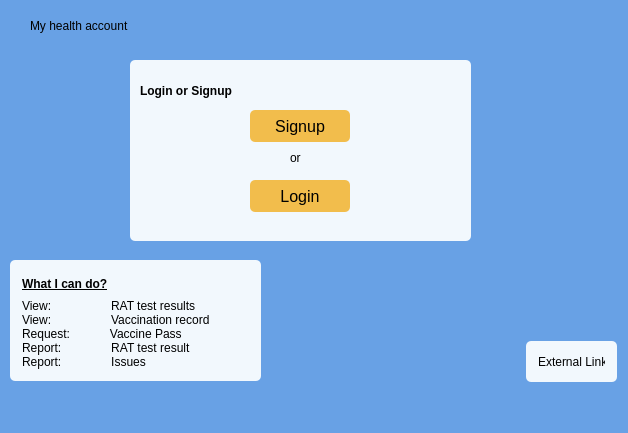
<?xml version="1.0" encoding="UTF-8"?>
<ui version="4.0">
 <class>LandingPage</class>
 <widget class="QMainWindow" name="LandingPage">
  <property name="geometry">
   <rect>
    <x>0</x>
    <y>0</y>
    <width>628</width>
    <height>433</height>
   </rect>
  </property>
  <property name="font">
   <font>
    <kerning>false</kerning>
   </font>
  </property>
  <property name="windowTitle">
   <string>MainWindow</string>
  </property>
  <property name="styleSheet">
   <string notr="true">background-color: rgb(104, 161, 229);</string>
  </property>
  <widget class="QWidget" name="centralwidget">
   <widget class="QLabel" name="label">
    <property name="geometry">
     <rect>
      <x>30</x>
      <y>0</y>
      <width>331</width>
      <height>51</height>
     </rect>
    </property>
    <property name="styleSheet">
     <string notr="true">font: 30pt &quot;.AppleSystemUIFont&quot;;
background-color: rgb(104, 161, 229);</string>
    </property>
    <property name="text">
     <string>My health account </string>
    </property>
   </widget>
   <widget class="QGroupBox" name="groupBox">
    <property name="geometry">
     <rect>
      <x>130</x>
      <y>60</y>
      <width>341</width>
      <height>181</height>
     </rect>
    </property>
    <property name="styleSheet">
     <string notr="true">QGroupBox { 
     border-radius: 5px; 
	background-color: rgb(242, 248, 253);
 } 


</string>
    </property>
    <property name="title">
     <string/>
    </property>
    <widget class="QLabel" name="label_2">
     <property name="geometry">
      <rect>
       <x>10</x>
       <y>20</y>
       <width>121</width>
       <height>21</height>
      </rect>
     </property>
     <property name="font">
      <font>
       <bold>true</bold>
      </font>
     </property>
     <property name="styleSheet">
      <string notr="true">background-color: rgb(242, 248, 253,0)</string>
     </property>
     <property name="text">
      <string>Login or Signup </string>
     </property>
    </widget>
    <widget class="QPushButton" name="pushButtonSignup">
     <property name="geometry">
      <rect>
       <x>120</x>
       <y>50</y>
       <width>100</width>
       <height>32</height>
      </rect>
     </property>
     <property name="toolTip">
      <string>ToolTip</string>
     </property>
     <property name="styleSheet">
      <string notr="true">QPushButton {
    background-color: rgb(242, 189, 76); 
    border: none;
	border-radius: 5px; 
    color: rgb(0, 0, 0); 
    font: 16px;
} 

QPushButton:hover { 
    background-color: rgb(245, 149, 66); 
    border: none; 
	border-radius: 5px; 
    color: rgb(0, 43, 255); 
}</string>
     </property>
     <property name="text">
      <string>Signup</string>
     </property>
    </widget>
    <widget class="QPushButton" name="pushButtonLogin">
     <property name="geometry">
      <rect>
       <x>120</x>
       <y>120</y>
       <width>100</width>
       <height>32</height>
      </rect>
     </property>
     <property name="styleSheet">
      <string notr="true">QPushButton {
    background-color: rgb(242, 189, 76); 
    border: none;
	border-radius: 5px; 
    color: rgb(0, 0, 0); 
    font: 16px;
} 

QPushButton:hover { 
    background-color: rgb(245, 149, 66); 
    border: none; 
	border-radius: 5px; 
    color: rgb(0, 43, 255); 
}</string>
     </property>
     <property name="text">
      <string>Login</string>
     </property>
    </widget>
    <widget class="QLabel" name="label_3">
     <property name="geometry">
      <rect>
       <x>160</x>
       <y>90</y>
       <width>51</width>
       <height>16</height>
      </rect>
     </property>
     <property name="styleSheet">
      <string notr="true">background-color: rgb(242, 248, 253,0)</string>
     </property>
     <property name="text">
      <string>or</string>
     </property>
    </widget>
   </widget>
   <widget class="QGroupBox" name="groupBox_2">
    <property name="geometry">
     <rect>
      <x>10</x>
      <y>260</y>
      <width>251</width>
      <height>121</height>
     </rect>
    </property>
    <property name="styleSheet">
     <string notr="true">QGroupBox { 
     border-radius: 5px; 
	background-color: rgb(242, 248, 253);
 } 


</string>
    </property>
    <property name="title">
     <string/>
    </property>
    <layout class="QVBoxLayout" name="verticalLayout">
     <item>
      <widget class="QLabel" name="label_4">
       <property name="font">
        <font>
         <bold>true</bold>
         <underline>true</underline>
         <kerning>false</kerning>
        </font>
       </property>
       <property name="styleSheet">
        <string notr="true">background-color: rgb(242, 248, 253,0)</string>
       </property>
       <property name="text">
        <string>What I can do?</string>
       </property>
      </widget>
     </item>
     <item>
      <widget class="QLabel" name="label_5">
       <property name="styleSheet">
        <string notr="true">font: 11pt &quot;.AppleSystemUIFont&quot;;
background-color: rgb(242, 248, 253,0)</string>
       </property>
       <property name="text">
        <string>View:                  RAT test results
View:                  Vaccination record
Request:            Vaccine Pass
Report:               RAT test result
Report:               Issues</string>
       </property>
      </widget>
     </item>
    </layout>
   </widget>
   <widget class="QGroupBox" name="groupBox_3">
    <property name="geometry">
     <rect>
      <x>526</x>
      <y>341</y>
      <width>91</width>
      <height>41</height>
     </rect>
    </property>
    <property name="styleSheet">
     <string notr="true">QGroupBox { 
     border-radius: 5px; 
	background-color: rgb(242, 248, 253);
 }</string>
    </property>
    <property name="title">
     <string/>
    </property>
    <widget class="QLabel" name="labelLink">
     <property name="geometry">
      <rect>
       <x>12</x>
       <y>12</y>
       <width>67</width>
       <height>17</height>
      </rect>
     </property>
     <property name="styleSheet">
      <string notr="true">background-color: rgb(104, 161, 229, 0);</string>
     </property>
     <property name="text">
      <string>External Link</string>
     </property>
    </widget>
   </widget>
  </widget>
  <widget class="QMenuBar" name="menubar">
   <property name="geometry">
    <rect>
     <x>0</x>
     <y>0</y>
     <width>628</width>
     <height>22</height>
    </rect>
   </property>
  </widget>
  <widget class="QStatusBar" name="statusbar"/>
 </widget>
 <resources/>
 <connections/>
</ui>
